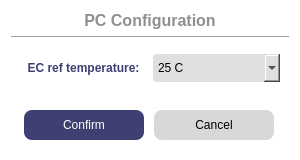
<?xml version="1.0" encoding="UTF-8"?>
<ui version="4.0">
 <class>WECRefTemp</class>
 <widget class="QDialog" name="WECRefTemp">
  <property name="geometry">
   <rect>
    <x>0</x>
    <y>0</y>
    <width>300</width>
    <height>160</height>
   </rect>
  </property>
  <property name="windowTitle">
   <string>Log data period configuration</string>
  </property>
  <property name="styleSheet">
   <string notr="true">#WECRefTemp {
 background-color:white;
 border-radius: 5px;
}
#label{
 color: #3E4072;
 font-weight: 800;
}
#buttonBox{
 background-color: #3E4072;
}
#label_Title{
 color: #8F8F8F;
 font-weight: 600;
}
QComboBox {
 background-color:#DFDFDF;
 border-radius: 3px;
 color: black;
}
#pushButton_Confirm,
#pushButton_Cancel {
 border: none;
 border-radius: 8px;
}
#pushButton_Confirm {
 color: white;
 background-color: #3E4072;
}
#pushButton_Confirm:hover {
 color: white;
 background-color: #595D89;
}
#pushButton_Cancel {
 background-color: #D8D8D8;
}
#pushButton_Cancel:hover {
 background-color: #ACACAC;
}</string>
  </property>
  <layout class="QVBoxLayout" name="verticalLayout">
   <item>
    <widget class="QLabel" name="label_Title">
     <property name="font">
      <font>
       <pointsize>12</pointsize>
       <fontweight>DemiBold</fontweight>
      </font>
     </property>
     <property name="text">
      <string>PC Configuration</string>
     </property>
     <property name="alignment">
      <set>Qt::AlignCenter</set>
     </property>
    </widget>
   </item>
   <item>
    <widget class="Line" name="line">
     <property name="orientation">
      <enum>Qt::Horizontal</enum>
     </property>
    </widget>
   </item>
   <item>
    <widget class="QWidget" name="widget" native="true">
     <layout class="QHBoxLayout" name="horizontalLayout_2">
      <item>
       <widget class="QLabel" name="label">
        <property name="maximumSize">
         <size>
          <width>16777215</width>
          <height>16777215</height>
         </size>
        </property>
        <property name="text">
         <string>EC ref temperature:</string>
        </property>
        <property name="alignment">
         <set>Qt::AlignCenter</set>
        </property>
       </widget>
      </item>
      <item>
       <widget class="QComboBox" name="comboBox">
        <property name="sizePolicy">
         <sizepolicy hsizetype="Preferred" vsizetype="Expanding">
          <horstretch>0</horstretch>
          <verstretch>0</verstretch>
         </sizepolicy>
        </property>
        <property name="minimumSize">
         <size>
          <width>0</width>
          <height>28</height>
         </size>
        </property>
        <property name="maximumSize">
         <size>
          <width>16777215</width>
          <height>16777215</height>
         </size>
        </property>
        <item>
         <property name="text">
          <string>25 C</string>
         </property>
        </item>
        <item>
         <property name="text">
          <string>20 C</string>
         </property>
        </item>
        <item>
         <property name="text">
          <string>ABS EC</string>
         </property>
        </item>
       </widget>
      </item>
     </layout>
    </widget>
   </item>
   <item>
    <spacer name="verticalSpacer">
     <property name="orientation">
      <enum>Qt::Vertical</enum>
     </property>
     <property name="sizeHint" stdset="0">
      <size>
       <width>20</width>
       <height>40</height>
      </size>
     </property>
    </spacer>
   </item>
   <item>
    <widget class="QWidget" name="widget_4" native="true">
     <layout class="QHBoxLayout" name="horizontalLayout">
      <item>
       <widget class="QPushButton" name="pushButton_Confirm">
        <property name="minimumSize">
         <size>
          <width>0</width>
          <height>30</height>
         </size>
        </property>
        <property name="maximumSize">
         <size>
          <width>120</width>
          <height>16777215</height>
         </size>
        </property>
        <property name="text">
         <string>Confirm</string>
        </property>
       </widget>
      </item>
      <item>
       <widget class="QPushButton" name="pushButton_Cancel">
        <property name="minimumSize">
         <size>
          <width>120</width>
          <height>30</height>
         </size>
        </property>
        <property name="maximumSize">
         <size>
          <width>120</width>
          <height>16777215</height>
         </size>
        </property>
        <property name="text">
         <string>Cancel</string>
        </property>
       </widget>
      </item>
     </layout>
    </widget>
   </item>
  </layout>
 </widget>
 <resources/>
 <connections>
  <connection>
   <sender>pushButton_Cancel</sender>
   <signal>clicked()</signal>
   <receiver>WECRefTemp</receiver>
   <slot>reject()</slot>
   <hints>
    <hint type="sourcelabel">
     <x>318</x>
     <y>131</y>
    </hint>
    <hint type="destinationlabel">
     <x>307</x>
     <y>248</y>
    </hint>
   </hints>
  </connection>
  <connection>
   <sender>pushButton_Confirm</sender>
   <signal>clicked()</signal>
   <receiver>WECRefTemp</receiver>
   <slot>accept()</slot>
   <hints>
    <hint type="sourcelabel">
     <x>163</x>
     <y>124</y>
    </hint>
    <hint type="destinationlabel">
     <x>140</x>
     <y>207</y>
    </hint>
   </hints>
  </connection>
 </connections>
</ui>
